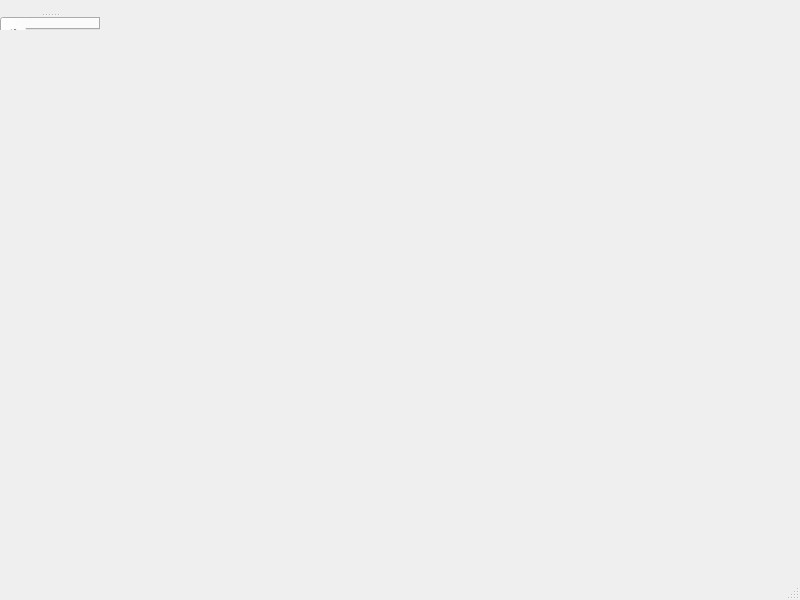
<?xml version="1.0" encoding="UTF-8"?>
<ui version="4.0">
 <class>MainWindow</class>
 <widget class="QMainWindow" name="MainWindow">
  <property name="geometry">
   <rect>
    <x>0</x>
    <y>0</y>
    <width>800</width>
    <height>600</height>
   </rect>
  </property>
  <property name="windowIcon">
   <iconset>
    <normalon>:/drunkfly.ico</normalon>
   </iconset>
  </property>
  <widget class="QStackedWidget" name="centralWidget">
   <property name="currentIndex">
    <number>0</number>
   </property>
   <widget class="QSplitter" name="contents">
    <property name="orientation">
     <enum>Qt::Orientation::Vertical</enum>
    </property>
    <widget class="QTabWidget" name="editorTabs">
     <property name="minimumSize">
      <size>
       <width>0</width>
       <height>100</height>
      </size>
     </property>
     <property name="documentMode">
      <bool>true</bool>
     </property>
     <property name="tabsClosable">
      <bool>true</bool>
     </property>
     <property name="movable">
      <bool>true</bool>
     </property>
    </widget>
    <widget class="QTabWidget" name="bottomTabs">
     <property name="tabPosition">
      <enum>QTabWidget::TabPosition::West</enum>
     </property>
     <property name="tabShape">
      <enum>QTabWidget::TabShape::Rounded</enum>
     </property>
     <property name="currentIndex">
      <number>0</number>
     </property>
     <property name="usesScrollButtons">
      <bool>false</bool>
     </property>
     <property name="documentMode">
      <bool>false</bool>
     </property>
     <widget class="AssetBrowser" name="assetBrowser">
      <attribute name="title">
       <string>Assets</string>
      </attribute>
     </widget>
     <widget class="QWidget" name="consolePanel">
      <attribute name="title">
       <string>Console</string>
      </attribute>
     </widget>
    </widget>
   </widget>
   <widget class="ConnectingWidget" name="connectingWidget"/>
  </widget>
  <widget class="QMenuBar" name="menuBar">
   <property name="geometry">
    <rect>
     <x>0</x>
     <y>0</y>
     <width>800</width>
     <height>33</height>
    </rect>
   </property>
  </widget>
  <widget class="QStatusBar" name="statusBar"/>
 </widget>
 <customwidgets>
  <customwidget>
   <class>ConnectingWidget</class>
   <extends>QWidget</extends>
   <header>Network/ConnectingWidget.h</header>
   <container>1</container>
  </customwidget>
  <customwidget>
   <class>AssetBrowser</class>
   <extends>QWidget</extends>
   <header>AssetBrowser/AssetBrowser.h</header>
   <container>1</container>
  </customwidget>
 </customwidgets>
 <resources>
  <include location="../res/resources.qrc"/>
 </resources>
 <connections/>
</ui>
